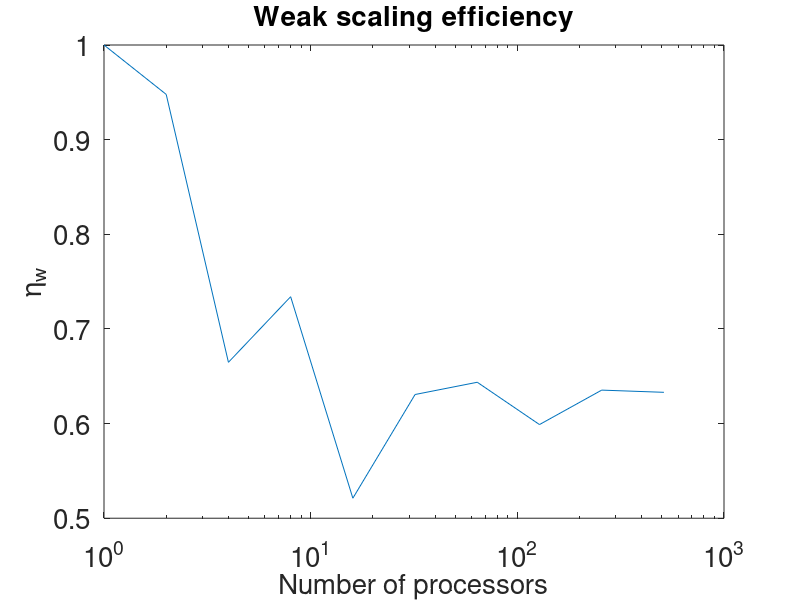

MATLAB code to generate this figure:
cpus = 2.^linspace(0,9,10);

%t = [345, 364, 519, 470, 662, 547, 536, 576, 543, 545];
t = [3450, 3640, 5190, 4700, 6620, 5470, 5360, 5760, 5430, 5450];
eta_w = t(1)./t

%plot(cpus,eta_w);
semilogx(cpus,eta_w);

fontsize = 20;
hax = gca;
set(hax, 'fontsize',fontsize ...
    );
xlabel('Number of processors',...
    'fontsize',fontsize...
    );
ylabel('\eta_w',...
    'fontsize',fontsize ...
    );
title('Weak scaling efficiency',...
    'fontsize',fontsize ...
    );